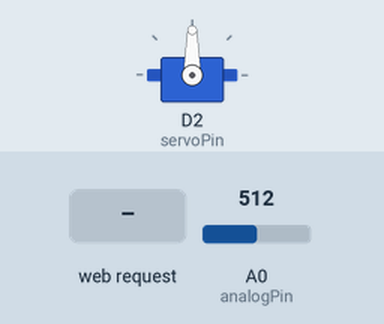
Bench run of a sketch on a simulated ESP8266 (Wemos D1 mini). Parts: servo. The test bench sets the inputs (shaded band); at power-on: A0 (analogPin) = 512. WiFi joins after 1.5 s; servers stay silent unless stated; what the sketch prints to the serial monitor is not drawn.

Above: at 2.7 s.
2.8 s: HTTP request GET /prototypeAction received
At 3.15 s:
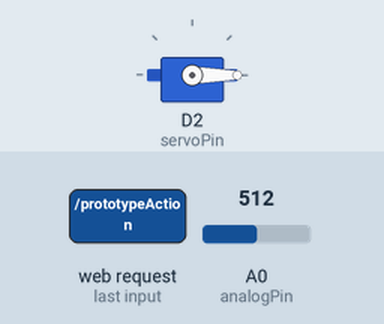
5.8 s: HTTP request GET /servoVal?servoVal=0 received
At 6.44 s:
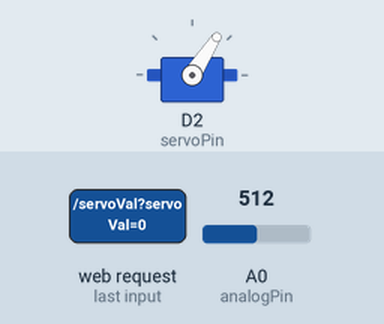
Timing chart, 0 to 9.5 s (numbered marks = the images above; inputs shaded):
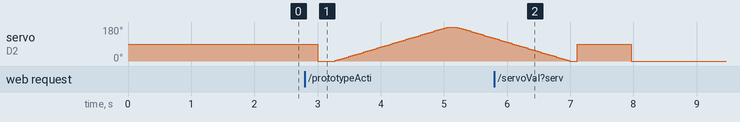

The sketch:

BendyBox.ino
```cpp
#include <ESP8266WiFi.h>
#include <WiFiClient.h>
#include <ESP8266WebServer.h>
#include <Servo.h>

// Existing WiFi network
const char* ssid     = "FG889";
const char* password = "CFL37X33FVPV584N";

// Listen for HTTP requests on standard port 80
ESP8266WebServer server(80);

String httpStr;

Servo myservo;
int servoPos = 90;
int servoPin = D2;
int servoStartPos = 0;
int servoEndPos = 180;
int servoStepIncrement = 3;
int servoDelayIncrement = 30;

String prototypeAction = "0";

int analogPin= A0;
int raw= 0;

void doServerStuff(){
  buildHttpString();
  server.send(200, "text/html", httpStr);
  delay(100);
}

void setPrototypeAction(){
  if(prototypeAction == "0") {    //ServoSweep
      servoSweep();
  }
}

void setServoVal() {
  String inString = server.arg("servoVal");
  if ( inString == "" ) {return;};

  servoPos = atoi(inString.c_str());

  if(servoPos > servoEndPos){
    servoPos = servoEndPos;
  }

  myservo.write(servoPos);
}

void setServoIncrementValue() {
  String inString = server.arg("servoDelayIncrement");
  if ( inString == "" ) {return;};
  servoDelayIncrement = atoi(inString.c_str());
}

void servoSweep() {
  myservo.write(servoStartPos);
  delay(250);

  for(int i = servoStartPos; i <= servoEndPos; i = i + servoStepIncrement){
    myservo.write(i);
    delay(servoDelayIncrement);
  }

  delay(100);

  for(int i = servoEndPos; i >= servoStartPos; i = i - servoStepIncrement){
    myservo.write(i);
    delay(servoDelayIncrement);
  }

  delay(100);

  myservo.write(servoPos);
  delay(250);
}

void buildHttpString() {
  char numstr[21];
  String servoPosS = itoa(servoPos, numstr, 10);
  String servoDelayIncrementS = itoa(servoDelayIncrement, numstr, 10);

  httpStr =
    "<p>"
    "<center>"
    "<form action=\"/prototypeAction\">\n"
    "<label style=\"font-size: 50px;\"><input type=\"radio\" name=\"prototypeAction\" value=0 style=\"height:35px; width:35px; vertical-align: middle;\" onclick=\"this.form.submit()\"> Servo Sweep</label><br>\n"
    "</form>\n"
    "</center>"

    "<p>"
    "<center>"
    "<h1>Servo Position: " + servoPosS + "</h1>"
    "<form action='servoVal'><p>0-180: <input type='text' name='servoVal' size=50 autofocus> <input type='submit' value='Submit'></form>"
    "</center>"

    "<p>"
    "<center>"
    "<h1>Stepper motor delay between steps (ms): " + servoDelayIncrementS + "</h1>"
    "<form action='servoDelayIncrement'><p><input type='text' name='servoDelayIncrement' size=50 autofocus> <input type='submit' value='Submit'></form>"
    "</center>";

    String brightStr = "value=" + prototypeAction + " style";
    String checkdStr = "value=" + prototypeAction + " checked style";
    httpStr.replace(brightStr, checkdStr);
}

void handle_root() {
  doServerStuff();
}

void handle_servoVal() {
  setServoVal();
  doServerStuff();
}

void handle_servoDelayIncrement() {
  setServoIncrementValue();
  doServerStuff();
}

void handle_prototypeAction() {
  setPrototypeAction();
  doServerStuff();
}

void setup(void)
{
  myservo.attach(servoPin);

  // Open the Arduino IDE Serial Monitor to see what the code is doing
  Serial.begin(9600);
  Serial.println("WeMos Server");
  Serial.println("");

  // Connect to your WiFi network
  WiFi.begin(ssid, password);
  Serial.print("Connecting");

  // Wait for successful connection
  while (WiFi.status() != WL_CONNECTED) {
    delay(500);
    Serial.print(".");
  }
  Serial.println("");
  Serial.print("Connected to: ");
  Serial.println(ssid);
  Serial.print("IP address: ");
  Serial.println(WiFi.localIP());
  Serial.println("");

  // Handle http requests
  server.on("/", handle_root);
  server.on("/servoVal", handle_servoVal);
  server.on("/servoDelayIncrement", handle_servoDelayIncrement);
  server.on("/prototypeAction", handle_prototypeAction);

  // Start the web server
  server.begin();
}

void loop(void)
{
  // Listen for http requests
  server.handleClient();

  raw= analogRead(analogPin);
  if(raw){
    Serial.println(raw);
    delay(500);
  }
}
```

Clock.ino
```cpp
long previousMillis = 0;
long differenceInCheckedMillis = 0;
int differenceInCheckedSecs = 0;

int secondCounter = 0;

int currentH = 14;
int currentM = 45;
int currentS = 0;
int milliSecRemainder;

int addH = 0;
int addM = 0;
int addS = 0;


String inLine;
int integerIn = 7;

int getHours() {
  return currentH;
}

int getMinutes() {
  return currentM;
}

int getSeconds() {
  return currentS;
}

int setMinutes(int inMinutes){
  currentM = inMinutes;
}

int setHour(int inHours){
  currentH = inHours;
}

void updateClock() {
  unsigned long currentMillis = millis();
  differenceInCheckedMillis = currentMillis - previousMillis;
  differenceInCheckedSecs = differenceInCheckedMillis / 1000;

  if (Serial.available()) {
    inLine = Serial.readString();
    integerIn = atoi(inLine.c_str());
  }

  addH = differenceInCheckedSecs / 3600;
  addM = (differenceInCheckedSecs - (addH * 3600)) / 60;
  addS = (differenceInCheckedSecs - (addH * 3600) - (addM * 60));

  milliSecRemainder = milliSecRemainder + differenceInCheckedMillis - addH * 360000 - addM * 60000 - addS * 1000;

  if (milliSecRemainder > 1000) {
    milliSecRemainder = milliSecRemainder - 1000;
    addS = addS + 1;
  }

  currentS = currentS + addS;
  if (currentS > 60) {
    currentS = currentS % 60;
    currentM = currentM + 1;
  }

  currentM = currentM + addM;
  if (currentM > 60) {
    currentM = currentM % 60;
    currentH = currentH + 1;
  }

  currentH = currentH + addH;
  if (currentH > 23) {
    currentH = currentH % 24;
  }

  //  Serial.println(integerIn);
  //
  //  Serial.print("Add Hour: ");
  //  Serial.print(addH);
  //  Serial.print("\t Add Min: ");
  //  Serial.print(addM);
  //  Serial.print("\t Add Sec: ");
  //  Serial.println(addS);

  //  Serial.print(currentH);
  //  Serial.print(":");
  //  Serial.print(currentM);
  //  Serial.print(":");
  //  Serial.println(currentS);
  //  Serial.println();


  previousMillis = currentMillis;


  //  if(currentMillis - previousMillis > interval) {
  //    // save the last time you blinked the LED
  //    previousMillis = currentMillis;
  //  }
}
```
